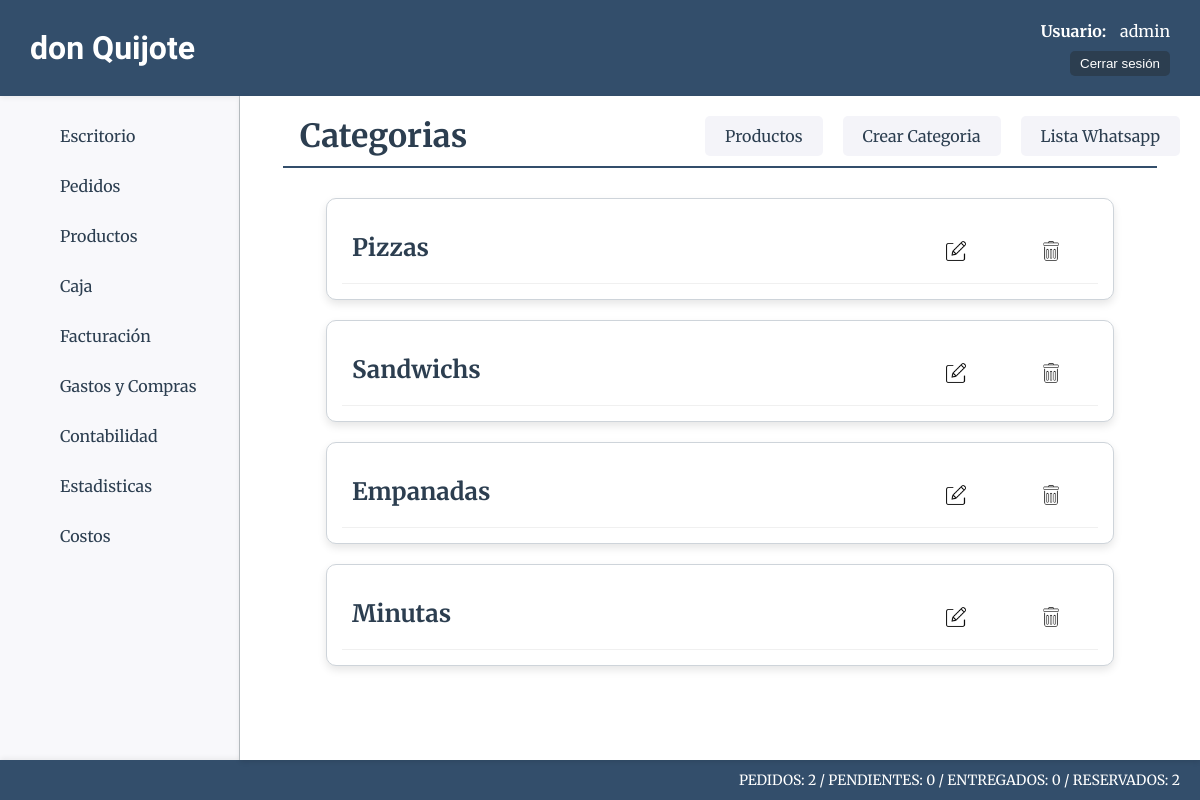
The page /productos/productos/categorias/ (signed in) on the database its author committed.
### productos/models.py (models this page shows)
class ProductoCategoria(models.Model):
    nombre=models.CharField(max_length=50)
    def __str__(self):
        return self.nombre

### productos/views.py (the view)
# urls.py: path("productos/categorias/", views.categorias, name="categorias"),
@login_required
def categorias(request):
    categorias = ProductoCategoria.objects.all()
    return render(request, "productos/productocategoria.html", {'categorias':categorias})

### core/context_processors.py (called while the page is built)
def counter_pedidos(request):
    cant_pedidos = Pedido.objects.all().count()
    cant_entregados = Pedido.objects.filter(estado='entregado').count()
    cant_pendientes = Pedido.objects.filter(estado='pendiente').count()
    cant_reservados = Pedido.objects.filter(estado='reservado').count()
    return {'cant_pedidos':cant_pedidos, "cant_entregados":cant_entregados, "cant_pendientes":cant_pendientes, "cant_reservados":cant_reservados }

### productos/templates/productos/productocategoria.html (shortened to what this page needs)
{% extends 'core/base.html' %}
{% load static %}
{% block css %}
    <link rel="stylesheet" href="{% static 'productos/css/styles.css' %}">
{% endblock css %}
{% block titulo %}
    <div class="main-titulo-container">
        <div class="titulo-opciones-container">
            <h1 class="main-titulo">Categorias</h1>
            <div class="btn-container">
                <a class="btn-opc" href="{% url 'productos:home' %}">Productos</a>
                <a class="btn-opc" href="{% url 'productos:categorias_create' %}">Crear Categoria</a>
                <a class="btn-opc" href="{% url 'productos:lista_wa' %}">Lista Whatsapp</a>
            </div>
        </div>
        <hr  class="main-hr"/>
    </div>
{% endblock titulo %}
{% block main %}
    <div class="categorias-container">
        {% for categoria in categorias %}
        <div class="card">
            <div class="productos">
                <h1 class="categoria-titulo">{{ categoria }}</h1>
                <div class="producto-opc">
                    <a href="{% url 'productos:categorias_update' categoria.id%}"><img class="icono-opc" src="{% static 'productos/img/editar.webp' %}" alt="Editar Producto"></a>
                    <a href="{% url 'productos:categorias_delete' categoria.id%}"><img class="icono-opc" src="{% static 'productos/img/borrar.webp' %}" alt="Borrar Producto"></a>
                </div>
            </div>
        </div>
        {% endfor %}
    </div>
{% endblock main %}

### core/templates/core/components/header.html (shortened to what this page needs)
<header class="header-container">
    <h1 class="title">don Quijote</h1>
    {% if user.is_authenticated %}
    <div class="usuario-logout">
        <div class="list-link">
            <span class="usuario-label">Usuario:</span>
            <span class="usuario-nombre">{{ user.username }}</span>
        </div>
        <form action="{% url 'core:logout' %}" method="post">
            <button type="submit" class="btn-logout">Cerrar sesión</button>
        </form>
    </div>
    {% else %}
    <div class="list-link">
        <a class="header-link-app" href="{% url 'core:login' %}">Login</a>
    </div>
    {% endif %}
</header>

### core/static/core/css/styles.css (style rules this page uses)
* { padding: 0; margin: 0; box-sizing: border-box; }
body { font-family: 'Merriweather', serif; color: #333; background-color: #f4f4f9; }
.header-container { background-color: #334e6b; height: 12vh; width: 100%; display: flex; align-items: center; justify-content: space-between; padding: 0 30px; box-shadow: 0 2px 5px rgba(0, 0, 0, 0.1); }
.title { color: #fff; font-family: 'Poetsen One', sans-serif; font-size: 32px; }
.usuario-logout { display: flex; flex-direction: column; align-items: end; }
.list-link { margin-left: 20px; }
.usuario-label { color: #fff; font-weight: bold; margin-right: 10px; }
.usuario-nombre { color: #fff; }
.btn-logout { padding: 5px 10px; background-color: #2C3E50; color: #fff; border: none; border-radius: 5px; cursor: pointer; transition: background-color 0.3s ease; text-decoration: none; }
.list-link { position: relative; margin-bottom: 10px; }
.main-titulo-container { width: 100%; height: auto; text-align: left; border-radius: 8px; }
.titulo-opciones-container { display: flex; justify-content: space-between; align-items: center; }
.main-titulo { font-size: 32px; color: #2C3E50; font-family: 'Merriweather', serif; padding-left: 40px; }
.main-hr { border: none; width: 95%; height: 2px; background-color: #334e6b; margin: 10px auto; }
.btn-container { display: flex; justify-content: center; column-gap: 20px; }
.btn-opc { border: none; color: #2C3E50; font-size: 16px; text-decoration: none; padding: 10px 20px; border-radius: 5px; background-color: #f4f4f9; transition: background-color 0.3s ease, color 0.3s ease; }
.card { padding: 15px; border: 1px solid #ced4da; border-radius: 10px; background-color: #ffffff; box-shadow: 0 4px 8px rgba(0, 0, 0, 0.1); }
.icono-opc { width: 20px; height: 20px; transition: transform 0.3s ease; }

### productos/static/productos/css/styles.css (style rules this page uses)
.categorias-container { width: 90%; margin: 0 auto; padding: 20px; display: flex; flex-direction: column; gap: 20px; }
.categoria-titulo { font-size: 24px; color: #2C3E50; font-family: 'Merriweather', serif; margin-bottom: 10px; margin-left: 10px; }
.productos { margin-top: 8px; display: grid; grid-template-columns: 50% 25% 25%; grid-template-areas: "nom prc opc"; align-items: center; padding: 10px 0; border-bottom: 1px solid #f0f0f0; }
.producto-opc { grid-area: opc; display: flex; justify-content: space-around; }
.icono-opc { width: 20px; height: 20px; transition: transform 0.3s ease; }

### rows shown on the page
ProductoCategoria: nombre "Pizzas"
ProductoCategoria: nombre "Sandwichs"
ProductoCategoria: nombre "Empanadas"
ProductoCategoria: nombre "Minutas"

### other values the page prints
{{ user.username }} "admin"
{{ cant_pedidos }} "2"
{{ cant_pendientes }} "0"
{{ cant_entregados }} "0"
{{ cant_reservados }} "2"
